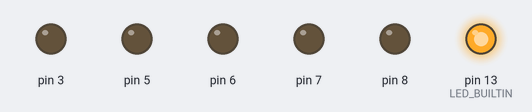
Simulated run of this sketch. Board: Arduino Uno, built with avr-gcc and run on an emulated ATmega328P. Parts: output pins drawn as LEDs (lit = HIGH).

Above: at 0.2 s.
At 1.4 s:
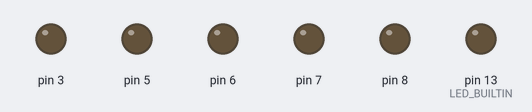
At 2.6 s:
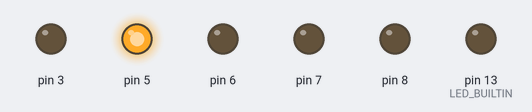
At 3.4 s:
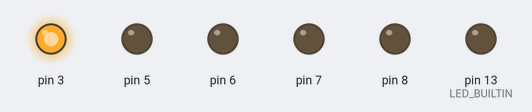
At 4.2 s:
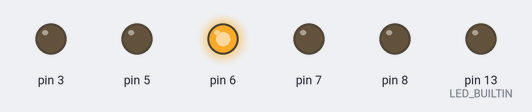
At 5.4 s:
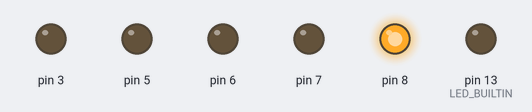
Timing chart, 0 to 5.7 s (numbered marks = the images above):
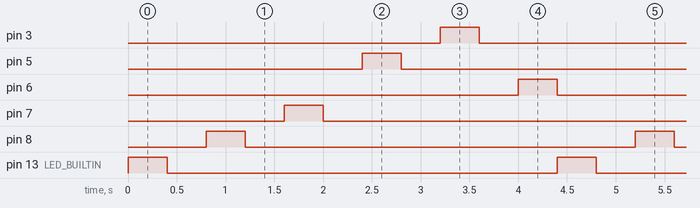

Measured:
- by itself, pin 3, pin 5–8, pin 13 (LED_BUILTIN): alternates HIGH for 0.40 s and LOW for 4.0 s
- by itself, everything shown: repeats every 4.4 s, in 12 steps

The sketch:

circle_leds1.ino
```cpp
// C++ code
//
int anispeed = 0;

void setup()
{
  pinMode(LED_BUILTIN, OUTPUT);
  pinMode(8, OUTPUT);
  pinMode(7, OUTPUT);
  pinMode(5, OUTPUT);
  pinMode(3, OUTPUT);
  pinMode(6, OUTPUT);
}

void loop()
{
  anispeed = 400;
  digitalWrite(LED_BUILTIN, HIGH);
  delay(anispeed); // Wait for anispeed millisecond(s)
  digitalWrite(LED_BUILTIN, LOW);
  delay(anispeed); // Wait for anispeed millisecond(s)
  digitalWrite(8, HIGH);
  delay(anispeed); // Wait for anispeed millisecond(s)
  digitalWrite(8, LOW);
  delay(anispeed); // Wait for anispeed millisecond(s)
  digitalWrite(7, HIGH);
  delay(anispeed); // Wait for anispeed millisecond(s)
  digitalWrite(7, LOW);
  delay(anispeed); // Wait for anispeed millisecond(s)
  digitalWrite(5, HIGH);
  delay(anispeed); // Wait for anispeed millisecond(s)
  digitalWrite(5, LOW);
  delay(anispeed); // Wait for anispeed millisecond(s)
  digitalWrite(3, HIGH);
  delay(anispeed); // Wait for anispeed millisecond(s)
  digitalWrite(3, LOW);
  delay(anispeed); // Wait for anispeed millisecond(s)
  digitalWrite(6, HIGH);
  delay(anispeed); // Wait for anispeed millisecond(s)
  digitalWrite(6, LOW);
}
```
